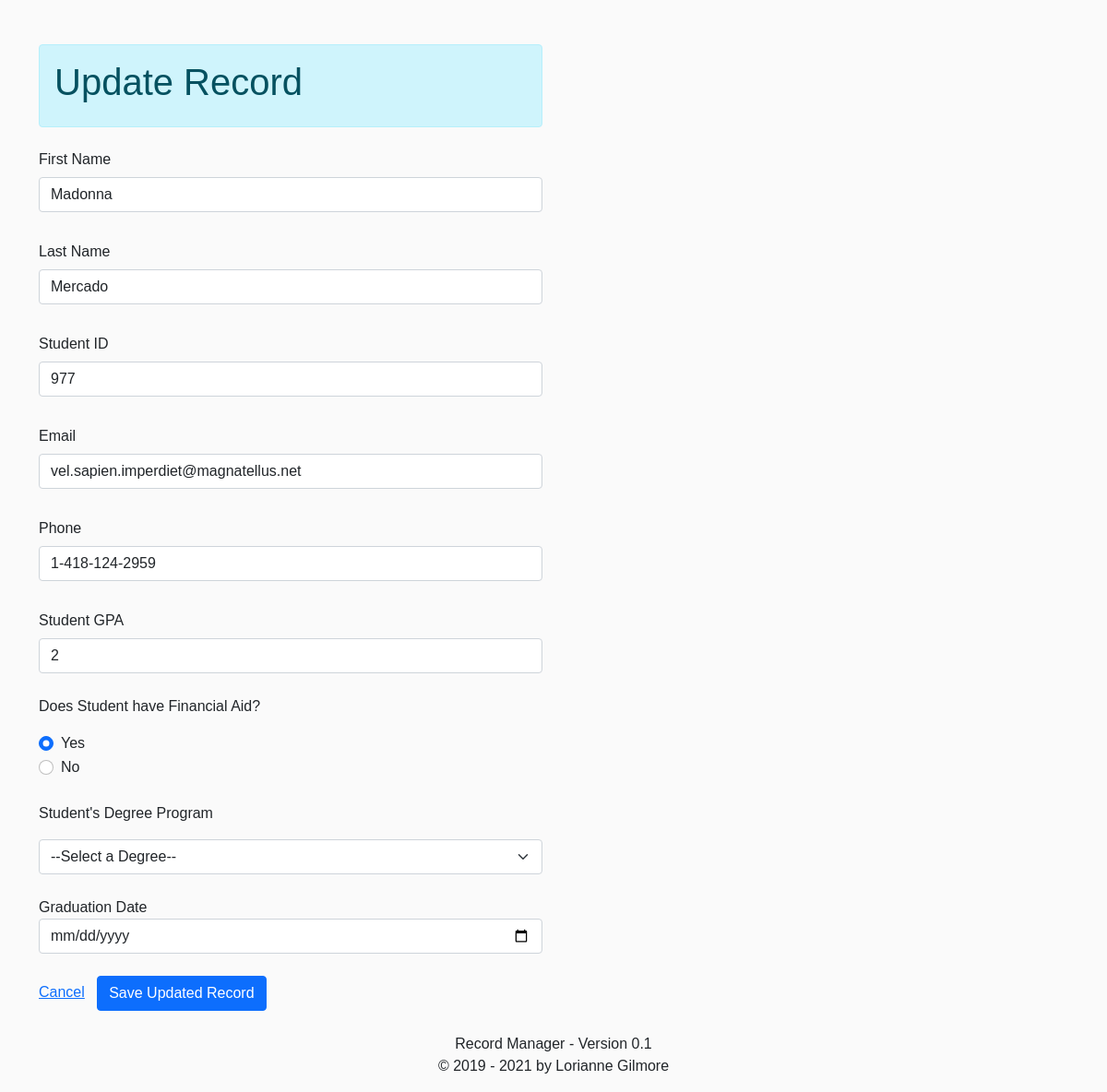
The app's page /update-record.php?id=24 (signed in) with its own data.
### tables this page shows
CREATE TABLE `student_v2` (
  `id` mediumint(8) UNSIGNED NOT NULL,
  `student_id` mediumint(9) NOT NULL,
  `first_name` varchar(255) NOT NULL,
  `last_name` varchar(255) NOT NULL,
  `email` varchar(255) NOT NULL,
  `phone` varchar(100) NOT NULL,
  `degree_program` varchar(255) NOT NULL,
  `gpa` mediumint(9) NOT NULL,
  `financial_aid` mediumint(9) NOT NULL,
  `data_created` timestamp NOT NULL DEFAULT CURRENT_TIMESTAMP ON UPDATE CURRENT_TIMESTAMP
);

### inc/app/config.inc.php (called while the page is built, shortened)
<?php
$db_table = "student_v2";

### inc/update/update.inc.php (called while the page is built, shortened)
<?php
require_once __DIR__ . "/../db/db_connect.inc.php";
require_once __DIR__ . "/../app/config.inc.php";
if (!isset($id)) {
    $id = $_GET["id"];
}
$sql = "SELECT * FROM $db_table WHERE id=:id";
$stmt = $db->prepare($sql);
$stmt->execute(["id" => $id]);
$student_record = $stmt->fetch();
$first = $student_record->first_name;
$last = $student_record->last_name;
$email = $student_record->email;
$phone = $student_record->phone;
$student_id = $student_record->student_id;
$degree_program = $student_record->degree_program;
$gpa = $student_record->gpa;
$financial_aid = $student_record->financial_aid;
if ($financial_aid == '1') {
    $financial_aid_yes = true;
    $financial_aid_no = false;
} else {
    $financial_aid_yes = false;
    $financial_aid_no = true;
}

### inc/shared/form.inc.php (the view, shortened to what this page needs)
<?php
if (basename($_SERVER['PHP_SELF']) == 'create-record.php') {
    $button_label = "Save New Record";
} else if (basename($_SERVER['PHP_SELF']) == 'update-record.php') {
    $button_label = "Save Updated Record";
} else if (basename($_SERVER['PHP_SELF']) == 'advanced-search.php') {
    $button_label = "Search...";
}
?>
<form action="<?php echo htmlspecialchars($_SERVER['PHP_SELF']); ?>" method="POST">
    <label class="col-form-label" for="first">First Name</label>
    <input class="form-control" type="text" id="first" name="first" value="<?= isset($first) ? $first : null ?>">
    <br>
    <label class="col-form-label" for="last">Last Name</label>
    <input class="form-control" type="text" id="last" name="last" value="<?= isset($last) ? $last : null ?>">
    <br>
    <label class=" col-form-label" for="id">Student ID </label>
    <input class="form-control" type="number" id="id" name="student_id" value="<?= isset($student_id) ? $student_id : null ?>">
    <br>
    <label class=" col-form-label" for="email">Email</label>
    <input class="form-control" type="text" id="email" name="email" value="<?= isset($email) ? $email : null ?>">
    <br>
    <label class=" col-form-label" for="phone">Phone</label>
    <input class="form-control" type="text" id="phone" name="phone" value="<?= isset($phone) ? $phone : null ?>">
    <br>
    <label class=" col-form-label" for="gpa">Student GPA </label>
    <input class="form-control" type="number" id="gpa" name="gpa" min="0" max="5" step="0.01" value="<?= isset($gpa) ? $gpa : null ?>">
    <br>
    <p>Does Student have Financial Aid?</p>
    <div class="form-check">
        <input class="form-check-input" type="radio" name="financial_aid" value="1" id="fin_aid_yes" <?= $financial_aid_yes ? 'checked' : null ?>>
        <label class="form-check-label" for="fin_aid_yes">Yes</label>
    </div>
    <div class="form-check">
        <input class="form-check-input" type="radio" name="financial_aid" value="0" id="fin_aid_no" <?= $financial_aid_no ? 'checked' : null ?>>
        <label class="form-check-label" for="fin_aid_no">No</label>
    </div>
    <br>
    <p> Student's Degree Program</p>
    <select class="form-select" id="degree_program" name="degree_program">
        <option value='--' <?= $degree_program == '--' ? 'selected' : null ?>>--Select a Degree--</option>
    </select>
    <br>
    <div>
        <label for="graduation_date">Graduation Date</label>
        <input type="date" name="graduation_date" id="graduation_date" class="form-control" value="<?= isset($graduation_date) ? $graduation_date : null ?>">
        <br>
    </div>
    <a href=" display-records.php">Cancel</a>&nbsp;&nbsp;
    <button class="btn btn-primary" type="submit"><?= $button_label ?></button>
</form>

### css/style.css (style rules this page uses)
body { font-family: Arial, Helvetica, sans-serif; margin: 0; padding: 0; background: #fafafa; }
*, *:before, *:after { box-sizing: border-box; outline: none; }
html { font-family: "Calibre", "Helvetica Neue", "Helvetica", sans-serif; font-size: 16px; font-weight: 300; line-height: 1.5; color: #444; }
button { cursor: pointer; }
button, input { border: none; }

### records on screen
student_v2: first "Madonna", last "Mercado", student_id "977", email "vel.sapien.imperdiet@magnatellus.net", phone "1-418-124-2959", gpa "2", financial_aid "☑ Yes", financial_aid "☐ No"

### other values on screen
$button_label "Save Updated Record"
$app_name "Record Manager"
$app_version "0.1"
$app_copyright "© 2019 - 2021 by Lorianne Gilmore"
